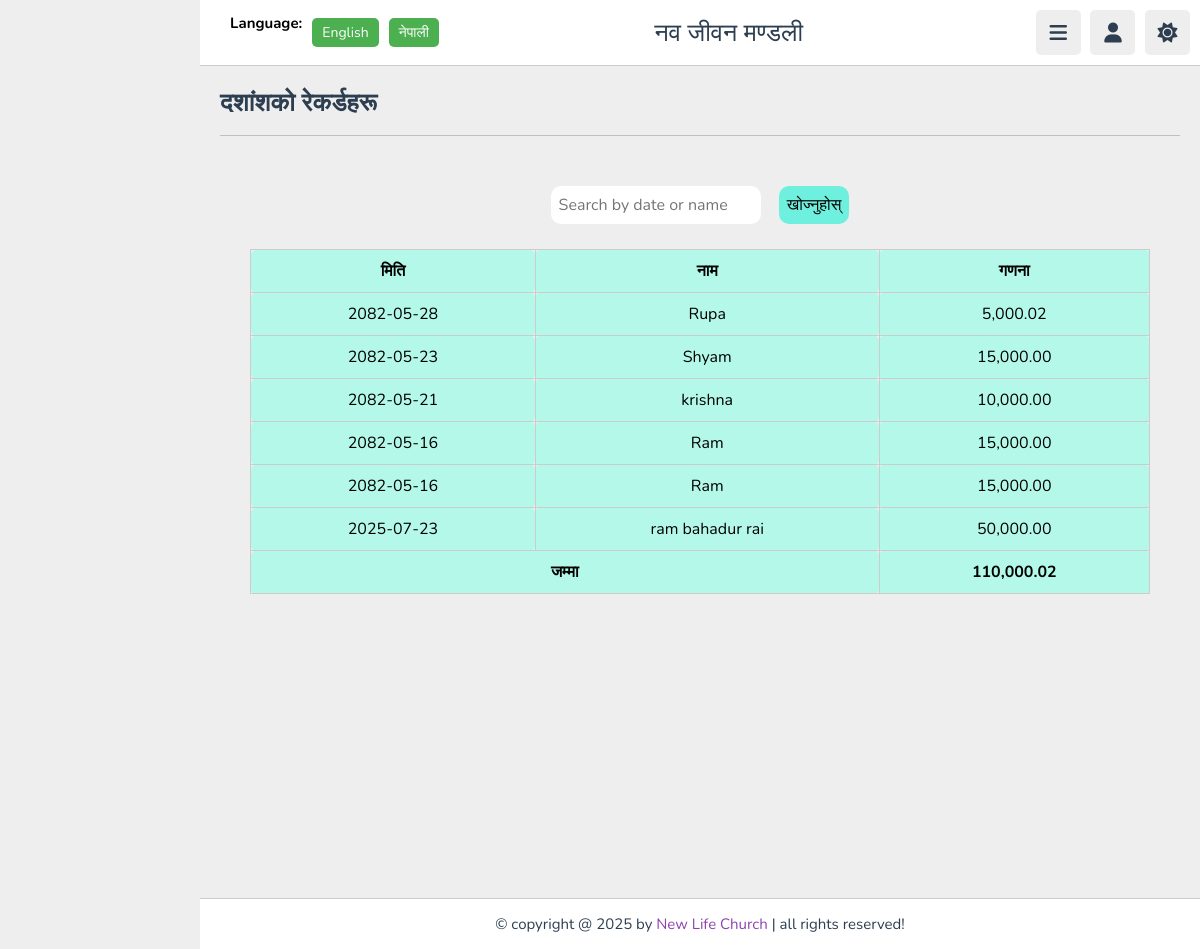
The page /utithe.php (signed in) on the database its author committed.
### tables this page shows
CREATE TABLE `titherecords` (
  `id` int(11) NOT NULL,
  `record_date` date NOT NULL,
  `name` varchar(255) NOT NULL,
  `amount` decimal(10,2) NOT NULL
);

### utithe.php (the view, shortened to what this page needs)
<?php
@include 'config.php';
?>
<!DOCTYPE html>
<html lang="en">
<head>
   <link rel="stylesheet" href="https://cdnjs.cloudflare.com/ajax/libs/font-awesome/6.1.2/css/all.min.css">
   <link href="https://nepalidatepicker.sajanmaharjan.com.np/v5/nepali.datepicker/css/nepali.datepicker.v5.0.6.min.css" rel="stylesheet" type="text/css"/>
   <link rel="stylesheet" href="css/style.css">
</head>
<body>
<header class="header">
   <section class="flex">
   <div class="lang-switcher">
      <h1>Language:</h1>
   <button id="lang-en">English</button>
   <button id="lang-ne">नेपाली</button>
</div>
      <a href="tithe.php" class="logo"><span data-key="church_name">नव जीवन मण्डली</span></a>
      <div class="icons">
         <div id="menu-btn" class="fas fa-bars"></div>
         <div id="user-btn" class="fas fa-user"></div>
         <div id="toggle-btn" class="fas fa-sun"></div>
      </div>
   </section>
</header>
<section class="home-grid">
   <h1 class="heading"><span data-key="account" data-key="account">दशांशको रेकर्डहरू</span></h1>
</section>
<center>
<div class="container1">
<form method="GET">
    <input type="text" name="search" placeholder="Search by date or name" value="<?= $_GET['search'] ?? '' ?>">
    &nbsp;&nbsp;&nbsp;&nbsp;&nbsp; <button class="btn3" type="submit" data-key="delete">खोज्नुहोस्</button>
</form>
</center>
<center>
<table>
    <thead>
        <tr>
            <th data-key="name">मिति</th>
            <th data-key="part">नाम</th>
            <th data-key="act">गणना</th>
        </tr>
    </thead>
    <tbody>
<?php
$total = 0;
$search = $_GET['search'] ?? '';
$sql = "SELECT * FROM titherecords WHERE record_date LIKE '%$search%' OR name LIKE '%$search%' ORDER BY record_date DESC";
$result = $conn->query($sql);
while ($row = $result->fetch_assoc()):
    $total += $row['amount'];
?>
    <tr>
        <td><center><?= $row['record_date'] ?></center></td>
        <td><center><?= htmlspecialchars($row['name']) ?></center></td>
        <td><center><?= number_format($row['amount'], 2) ?></center></td>
    </tr>
<?php endwhile; ?>
    </tbody>
    <tfoot>
        <tr>
            <td colspan="2"><center><strong data-key="total">जम्मा</strong></center></td>
            <td><strong><center><?= number_format($total, 2) ?></strong></center></td>
<br><br><br><br><br><br><br><br><br><br><br><br><br><br><br><br><br><br><br><br><br>
<footer class="footer">
   &copy; copyright @ 2025 by <span>New Life Church</span> | all rights reserved!
</footer>
</body>
</html>

### css/style.css (style rules this page uses)
:root { --main-color:#8e44ad; --red:#e74c3c; --orange:#f39c12; --light-color:#888; --light-bg:#eee; --black:#2c3e50; --white:#fff; --border:.1rem solid rgba(0,0,0,.2); }
* { font-family: 'Nunito', sans-serif; margin:0; padding:0; box-sizing: border-box; outline: none; border:none; text-decoration: none; }
html { font-size: 62.5%; overflow-x: hidden; }
section { padding:2rem; margin: 0 auto; max-width: 1200px; }
.heading { font-size: 2.5rem; color:var(--black); margin-bottom: 2.5rem; border-bottom: var(--border); padding-bottom: 1.5rem; text-transform: capitalize; }
.header { position: sticky; top:0; left:0; right: 0; background-color: var(--white); z-index: 1000; border-bottom: var(--border); }
.header .flex { display: flex; align-items: center; justify-content: space-between; position: relative; padding: 1rem 1rem; }
.header .flex .logo { font-size: 2.5rem; color: var(--black); }
.header .flex .icons div { font-size: 2rem; color:var(--black); background-color: var(--light-bg); border-radius: .5rem; height: 4.5rem; width: 4.5rem; line-height: 4.5rem; cursor: pointer; text-align: center; margin-left: .7rem; }
.footer { background-color: var(--white); border-top: var(--border); position: sticky; bottom: 0; left: 0; right: 0; text-align: center; font-size: 1.5rem; padding: 1.5rem 1.5rem; color:var(--black); margin-top: 1rem; z-index: 1000; }
.footer span { color:var(--main-color); }
@media (max-width:1200px) { body { padding-left: 0; } }

### utithe.php (style rules this page uses)
body { background-color: var(--light-bg); padding-left: 20rem; }
.lang-switcher { margin-left: 20px; display: flex; gap: 10px; }
.lang-switcher button { padding: 5px 10px; border: none; border-radius: 5px; cursor: pointer; background: #4CAF50; color: white; font-size: 14px; }
table { width: 90%; border-collapse: collapse; margin-top: 20px; }
th, td { padding: 10px; border: 1px solid #ccc; background: #b4f8e9ff; border-radius: 5px; font-size: 16px; }
input, button, select { margin: 5px 0; padding: 8px; max-width: 400px; font-size: 16px; border-radius:10px; }
button { background: #6ff0dfff; }
form { margin-bottom: 10px; border-radius: 5px; }
a { margin-right: 10px; text-decoration: none; color: blue; font-size: 16px; }
tfoot { font-weight: bold; background: #e6e6e6; }

### rows shown on the page
titherecords: record_date "2082-05-28", name "Rupa", amount "5,000.02"
titherecords: record_date "2082-05-23", name "Shyam", amount "15,000.00"
titherecords: record_date "2082-05-21", name "krishna", amount "10,000.00"
titherecords: record_date "2082-05-16", name "Ram", amount "15,000.00"
titherecords: record_date "2082-05-16", name "Ram", amount "15,000.00"
titherecords: record_date "2025-07-23", name "ram bahadur rai", amount "50,000.00"

### other values the page prints
$total "110,000.02"
